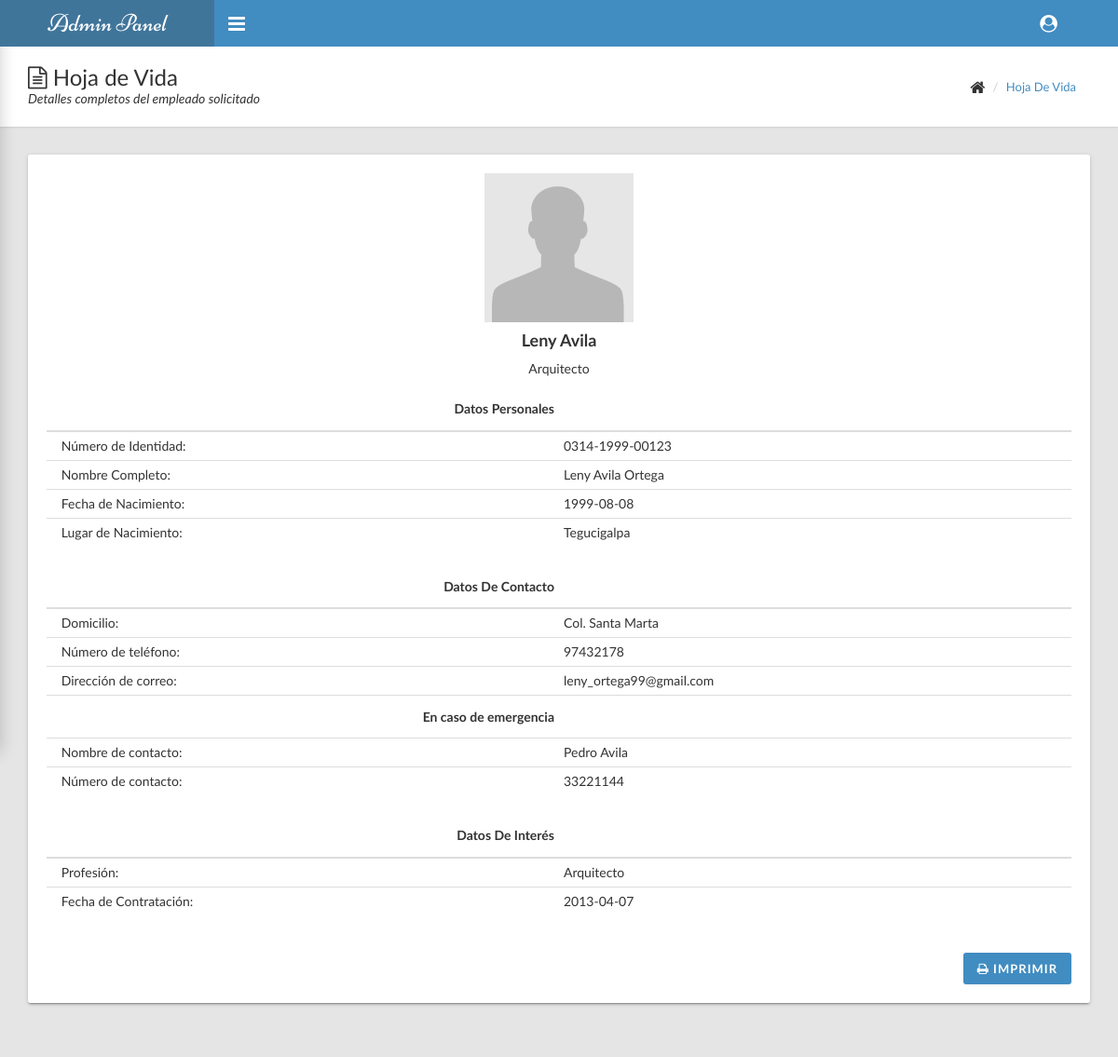
Screenshot of /admin-panel/empleados_hoja_de_vida.php?Id_Empleado=0314-1999-00123 (signed in) with the database file from the repository.
### tables this page shows
CREATE TABLE `empleados` (
  `Id_Empleado` varchar(15) NOT NULL,
  `Nombres` varchar(100) NOT NULL,
  `Apellido1` varchar(50) NOT NULL,
  `Apellido2` varchar(50) NOT NULL,
  `Lugar_Nac` varchar(100) NOT NULL,
  `Fecha_Nac` date NOT NULL,
  `Profesion` varchar(50) NOT NULL,
  `Domicilio` text NOT NULL,
  `Telefono` int(11) NOT NULL,
  `Fecha_Ingreso` date NOT NULL,
  `Correo` varchar(100) NOT NULL,
  `Nombre_Emergencia` varchar(100) NOT NULL,
  `Numero_Emergencia` int(11) NOT NULL,
  `Estado` varchar(10) NOT NULL
);

### admin-panel/empleados_hoja_de_vida.php (the view, shortened to what this page needs)
<?php
  include('../cn/bdconexion.php');
  if (isset($_SESSION['username'])&&($_SESSION['rank'])) {
?>
<!DOCTYPE html>
<html>
  <head>
    <link rel="stylesheet" type="text/css" href="css/main.css">
    <link rel="stylesheet" type="text/css" href="css/font-awesome-4.7.0/css/font-awesome.min.css">
  </head>
  <body class="sidebar-mini fixed">
    <div class="wrapper">
      <header class="main-header hidden-print"><a class="logo" href="index.php">Admin Panel</a>
        <nav class="navbar navbar-static-top">
          <a class="sidebar-toggle" href="#" data-toggle="offcanvas"></a>
          <div class="navbar-custom-menu">
            <ul class="top-nav">
              <li class="dropdown"><a class="dropdown-toggle" href="#" data-toggle="dropdown" role="button" aria-haspopup="true" aria-expanded="false"><i class="fa fa-user-circle fa-lg"></i></a>
              </li>
            </ul>
          </div>
        </nav>
      </header>
      <div class="content-wrapper">
        <div class="page-title hidden-print">
          <div>
            <h1><i class="fa fa-file-text-o"></i> Hoja de Vida</h1>
            <p>Detalles completos del empleado solicitado</p>
          </div>
          <div>
            <ul class="breadcrumb">
              <li><i class="fa fa-home fa-lg"></i></li>
              <li><a href="#">Hoja de Vida</a></li>
            </ul>
          </div>
        </div>
        <?php
            $queryDatosEmp = mysqli_query($db, "SELECT * FROM empleados WHERE Id_Empleado='".$_GET['Id_Empleado']."'") or die(mysqli_error());
            $rowQueryDatosEmp=mysqli_fetch_array($queryDatosEmp);
            $Id_Empleado = $rowQueryDatosEmp['Id_Empleado'];
            $Nombres = $rowQueryDatosEmp['Nombres'];
            $Apellido1 = $rowQueryDatosEmp['Apellido1'];
            $Apellido2 = $rowQueryDatosEmp['Apellido2'];
            $Lugar_Nac = $rowQueryDatosEmp['Lugar_Nac'];
            $Fecha_Nac = $rowQueryDatosEmp['Fecha_Nac'];
            $Profesion = $rowQueryDatosEmp['Profesion'];
            $Domicilio = $rowQueryDatosEmp['Domicilio'];
            $Telefono = $rowQueryDatosEmp['Telefono'];
            $Fecha_Ingreso = $rowQueryDatosEmp['Fecha_Ingreso'];
            $Correo = $rowQueryDatosEmp['Correo'];
            $Nombre_Emergencia = $rowQueryDatosEmp['Nombre_Emergencia'];
            $Numero_Emergencia = $rowQueryDatosEmp['Numero_Emergencia'];
        ?>
        <div class="row">
          <div class="col-md-12">
            <div class="card">
              <section class="invoice">
                <div class="row">
                  <div class="col-xs-12">
                      <div class="profile">
                        <div class="info" align="center">
                          <img class="user-img" src="images/user.png">
                          <h4><?php echo $Nombres . " " . $Apellido1; ?></h4>
                          <p><?php echo $Profesion; ?></p>
                        </div>
                      </div>
                  </div>
                </div>
                <div class="row">
                  <div class="col-xs-12 table-responsive">
                    <table class="table table-condensed">
                      <thead>
                        <tr>
                          <th class="col-md-6" style="text-align:right;"><h5>Datos Personales</h5></th>
                          <th class="col-md-6"></th>
                        </tr>
                      </thead>
                      <tbody>
                        <tr >
                          <td>&nbsp;&nbsp;&nbsp;N&uacute;mero de Identidad:</td>
                          <td><?php echo $Id_Empleado; ?></td>
                        </tr>
                        <tr>
                          <td>&nbsp;&nbsp;&nbsp;Nombre Completo:</td>
                          <td><?php echo $Nombres . " " . $Apellido1 . " " .$Apellido2 ; ?></td>
                        </tr>
                        <tr>
                          <td>&nbsp;&nbsp;&nbsp;Fecha de Nacimiento:</td>
                          <td><?php echo $Fecha_Nac; ?></td>
                        </tr>
                        <tr>
                          <td>&nbsp;&nbsp;&nbsp;Lugar de Nacimiento:</td>
                          <td><?php echo $Lugar_Nac; ?></td>
                        </tr>
                      </tbody>
                    </table>
                    <table class="table table-condensed">
                      <thead>
                        <tr>
                          <th class="col-md-6" style="text-align:right;"><h5>Datos De Contacto</h5></th>
                          <th class="col-md-6"></th>
                        </tr>
                      </thead>
                      <tbody>
                        <tr >
                          <td>&nbsp;&nbsp;&nbsp;Domicilio:</td>
                          <td><?php echo $Domicilio; ?></td>
                        </tr>
                        <tr>
                          <td>&nbsp;&nbsp;&nbsp;N&uacute;mero de tel&eacute;fono:</td>
                          <td><?php echo $Telefono; ?></td>
                        </tr>
                        <tr>
                          <td>&nbsp;&nbsp;&nbsp;Direcci&oacute;n de correo:</td>
                          <td><?php echo $Correo; ?></td>
                        </tr>
                        <tr>
                          <td style="text-align:right;"><h5>En caso de emergencia</h5></td>
                          <td></td>
                        </tr>
                        <tr>
                          <td>&nbsp;&nbsp;&nbsp;Nombre de contacto:</td>
                          <td><?php echo $Nombre_Emergencia; ?></td>
                        </tr>
                        <tr>
                          <td>&nbsp;&nbsp;&nbsp;N&uacute;mero de contacto:</td>
                          <td><?php echo $Numero_Emergencia; ?></td>
                        </tr>
                      </tbody>
                    </table>
                    <table class="table table-condensed">
                      <thead>
                        <tr>
                          <th class="col-md-6" style="text-align:right;"><h5>Datos De Inter&eacute;s</h5></th>
                          <th class="col-md-6"></th>
                        </tr>
                      </thead>
                      <tbody>
                        <tr>
                          <td>&nbsp;&nbsp;&nbsp;Profesi&oacute;n:</td>
                          <td><?php echo $Profesion; ?></td>
                        </tr>
                        <tr>
                          <td>&nbsp;&nbsp;&nbsp;Fecha de Contrataci&oacute;n:</td>
                          <td><?php echo $Fecha_Ingreso; ?></td>
                        </tr>
                      </tbody>
                    </table>
                  </div>
                </div>
                <div class="row hidden-print mt-20">
                  <div class="col-xs-12 text-right"><a class="btn btn-primary" href="javascript:window.print();" target="_blank"><i class="fa fa-print"></i> Imprimir</a></div>
                </div>
              </section>
            </div>
          </div>
        </div>
      </div>
    </div>
  </body>
</html>
<?php
    }else {
        header('location: page_denegado.php');
    }
?>

### rows the page displays
empleados: Nombres "Leny", Apellido1 "Avila", Profesion "Arquitecto", Id_Empleado "0314-1999-00123", Apellido2 "Ortega", Fecha_Nac "1999-08-08", Lugar_Nac "Tegucigalpa", Domicilio "Col. Santa Marta", Telefono "97432178", Correo "leny_ortega99@gmail.com", Nombre_Emergencia "Pedro Avila", Numero_Emergencia "33221144", Fecha_Ingreso "2013-04-07"
